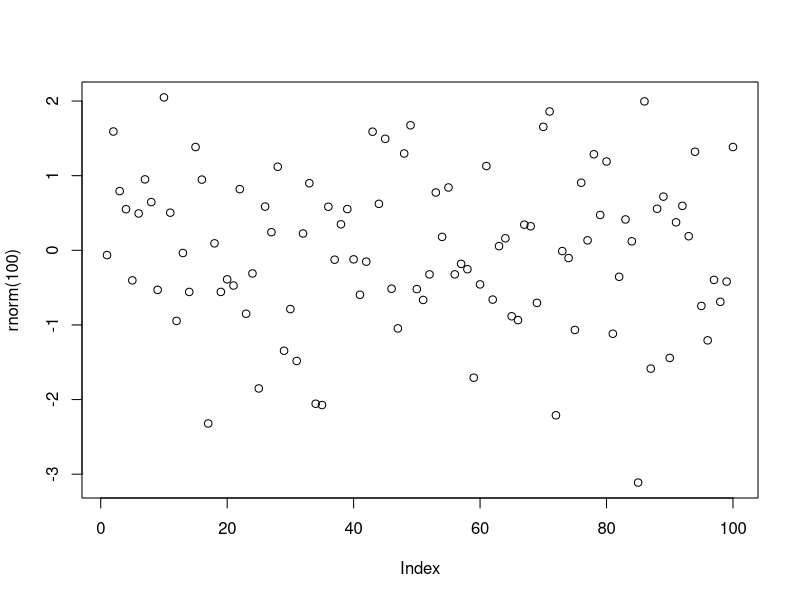

Write R code to recreate this figure.
## ---- chunk 1
#| label: fig-hugo
#| echo: FALSE
#| fig-cap: "This should be a numbered caption"
plot(rnorm(100))
